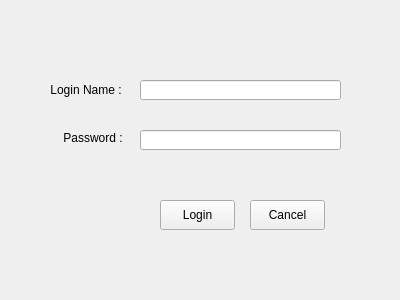
<?xml version="1.0" encoding="UTF-8"?>
<ui version="4.0">
 <class>Login</class>
 <widget class="QDialog" name="Login">
  <property name="geometry">
   <rect>
    <x>0</x>
    <y>0</y>
    <width>400</width>
    <height>300</height>
   </rect>
  </property>
  <property name="windowTitle">
   <string>Dialog</string>
  </property>
  <widget class="QPushButton" name="pushButton">
   <property name="geometry">
    <rect>
     <x>14</x>
     <y>80</y>
     <width>111</width>
     <height>20</height>
    </rect>
   </property>
   <property name="styleSheet">
    <string notr="true">text-align:right;
border:0px solid white;</string>
   </property>
   <property name="text">
    <string>Login Name : </string>
   </property>
   <property name="autoDefault">
    <bool>false</bool>
   </property>
   <property name="flat">
    <bool>true</bool>
   </property>
  </widget>
  <widget class="QLineEdit" name="lEUserName">
   <property name="geometry">
    <rect>
     <x>140</x>
     <y>80</y>
     <width>201</width>
     <height>20</height>
    </rect>
   </property>
   <property name="text">
    <string/>
   </property>
  </widget>
  <widget class="QPushButton" name="pushButton_2">
   <property name="geometry">
    <rect>
     <x>50</x>
     <y>130</y>
     <width>76</width>
     <height>16</height>
    </rect>
   </property>
   <property name="styleSheet">
    <string notr="true">text-align:right;
border:0px solid white;</string>
   </property>
   <property name="text">
    <string>Password : </string>
   </property>
   <property name="autoDefault">
    <bool>false</bool>
   </property>
   <property name="flat">
    <bool>true</bool>
   </property>
  </widget>
  <widget class="QLineEdit" name="lEPassword">
   <property name="geometry">
    <rect>
     <x>140</x>
     <y>130</y>
     <width>201</width>
     <height>20</height>
    </rect>
   </property>
   <property name="text">
    <string/>
   </property>
   <property name="echoMode">
    <enum>QLineEdit::Password</enum>
   </property>
  </widget>
  <widget class="QPushButton" name="pBCancel">
   <property name="geometry">
    <rect>
     <x>250</x>
     <y>200</y>
     <width>75</width>
     <height>30</height>
    </rect>
   </property>
   <property name="minimumSize">
    <size>
     <width>0</width>
     <height>30</height>
    </size>
   </property>
   <property name="text">
    <string>Cancel</string>
   </property>
   <property name="autoDefault">
    <bool>false</bool>
   </property>
  </widget>
  <widget class="QPushButton" name="pBLogin">
   <property name="geometry">
    <rect>
     <x>160</x>
     <y>200</y>
     <width>75</width>
     <height>30</height>
    </rect>
   </property>
   <property name="minimumSize">
    <size>
     <width>0</width>
     <height>30</height>
    </size>
   </property>
   <property name="text">
    <string>Login</string>
   </property>
   <property name="autoDefault">
    <bool>false</bool>
   </property>
  </widget>
 </widget>
 <tabstops>
  <tabstop>lEUserName</tabstop>
  <tabstop>lEPassword</tabstop>
  <tabstop>pBLogin</tabstop>
  <tabstop>pBCancel</tabstop>
  <tabstop>pushButton</tabstop>
  <tabstop>pushButton_2</tabstop>
 </tabstops>
 <resources/>
 <connections/>
</ui>
